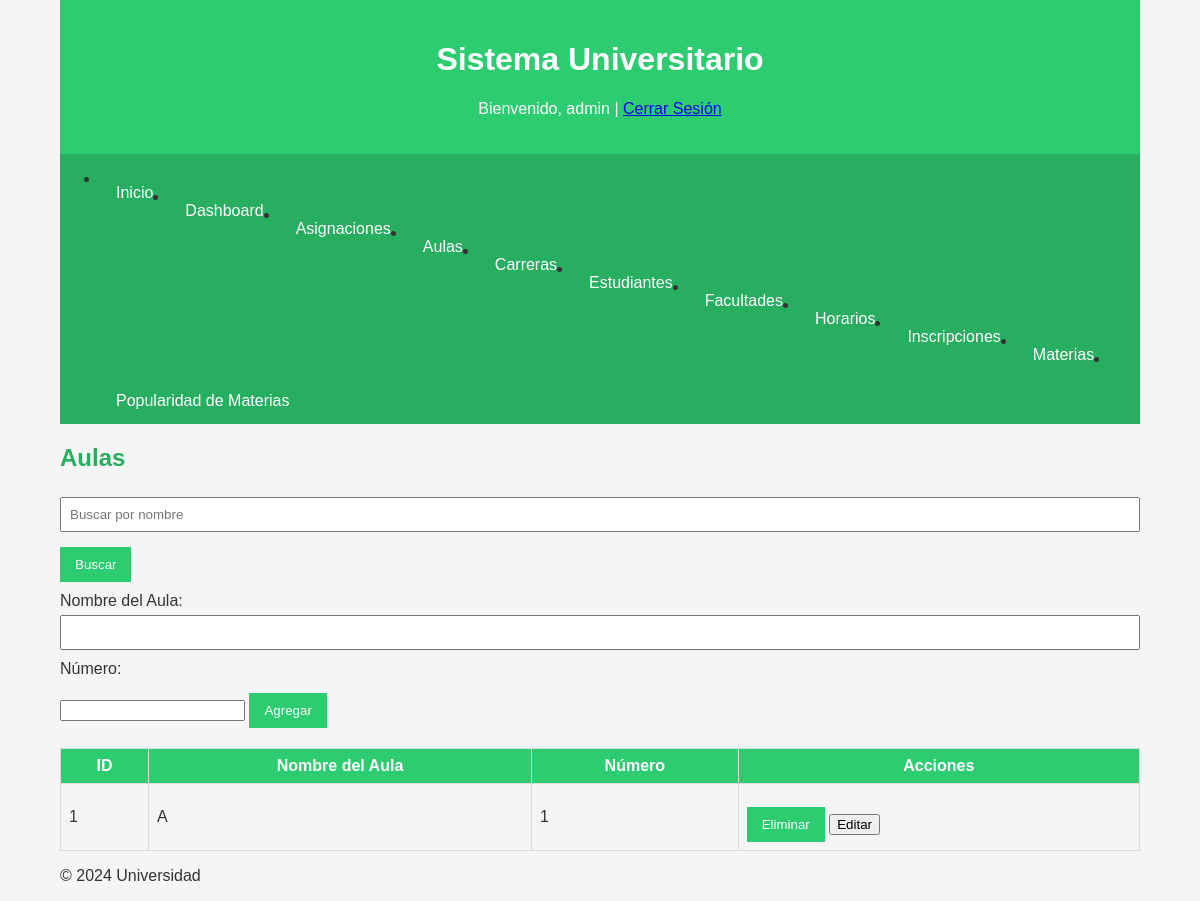
Screenshot of /views/admin/aulas.php (signed in) with the database file from the repository.
### tables this page shows
CREATE TABLE `aulas` (
  `id_aula` int(11) NOT NULL,
  `nombre_aula` varchar(50) NOT NULL,
  `numero` int(11) NOT NULL
);

### views/admin/aulas.php (the view, shortened to what this page needs)
<?php
include '../../include/header.php';
include '../../include/db_connection.php';
$search = "";
if (isset($_GET['search'])) {
    $search = $conn->real_escape_string($_GET['search']);
    $sql = "SELECT * FROM aulas WHERE nombre_aula LIKE '%$search%'";
} else {
    $sql = "SELECT * FROM aulas";
}
$result = $conn->query($sql);
?>
<h2>Aulas</h2>
<form method="GET" action="">
    <input type="text" name="search" placeholder="Buscar por nombre" value="<?php echo htmlspecialchars($search); ?>">
    <button type="submit">Buscar</button>
</form>
<form method="POST" action="">
    <label for="nombre_aula">Nombre del Aula:</label>
    <input type="text" name="nombre_aula" id="nombre_aula" required>
    <label for="numero">Número:</label>
    <input type="number" name="numero" id="numero" required>
    <button type="submit" name="add_aula">Agregar</button>
</form>
<table>
    <thead>
        <tr>
            <th>ID</th>
            <th>Nombre del Aula</th>
            <th>Número</th>
            <th>Acciones</th>
        </tr>
    </thead>
    <tbody>
        <?php if ($result && $result->num_rows > 0): ?>
            <?php while ($row = $result->fetch_assoc()): ?>
                <tr>
                    <td><?php echo htmlspecialchars($row['id_aula']); ?></td>
                    <td><?php echo htmlspecialchars($row['nombre_aula']); ?></td>
                    <td><?php echo htmlspecialchars($row['numero']); ?></td>
                    <td>
                        <form method="POST" action="" style="display:inline;" onsubmit="return confirm('¿Está seguro de eliminar esta aula?');">
                            <button type="submit" name="delete_aula">Eliminar</button>
                        </form>
                        <button onclick="openEditModal(<?php echo $row['id_aula']; ?>, '<?php echo htmlspecialchars($row['nombre_aula'], ENT_QUOTES); ?>', <?php echo $row['numero']; ?>)">Editar</button>
                    </td>
                </tr>
            <?php endwhile; ?>
        <?php else: ?>
            <tr><td colspan="4">No hay aulas registradas.</td></tr>
        <?php endif; ?>
    </tbody>
</table>
<?php
include '../../include/footer.php';
?>

### css/styles.css (style rules this page uses)
:root { --primary-color: #2ecc71; --secondary-color: #27ae60; --text-color: #333; --background-color: #f5f5f5; }
body { font-family: Arial, sans-serif; background-color: var(--background-color); color: var(--text-color); margin: 0; padding: 0; }
h2 { color: var(--secondary-color); margin-top: 20px; }
table { width: 100%; border-collapse: collapse; margin-top: 20px; }
table th, table td { border: 1px solid #ddd; padding: 8px; }
table th { background-color: var(--primary-color); color: white; }
form label { display: block; margin-top: 10px; }
form input[type="text"], form input[type="password"], form input[type="email"], form select, form input[type="file"] { width: 100%; padding: 8px; margin-top: 5px; box-sizing: border-box; }
form button { background-color: var(--primary-color); color: white; padding: 10px 15px; border: none; margin-top: 15px; cursor: pointer; }

### rows the page displays
aulas: id_aula "1", nombre_aula "A", numero "1"

### other values shown
$_SESSION['usuario'] "admin"
